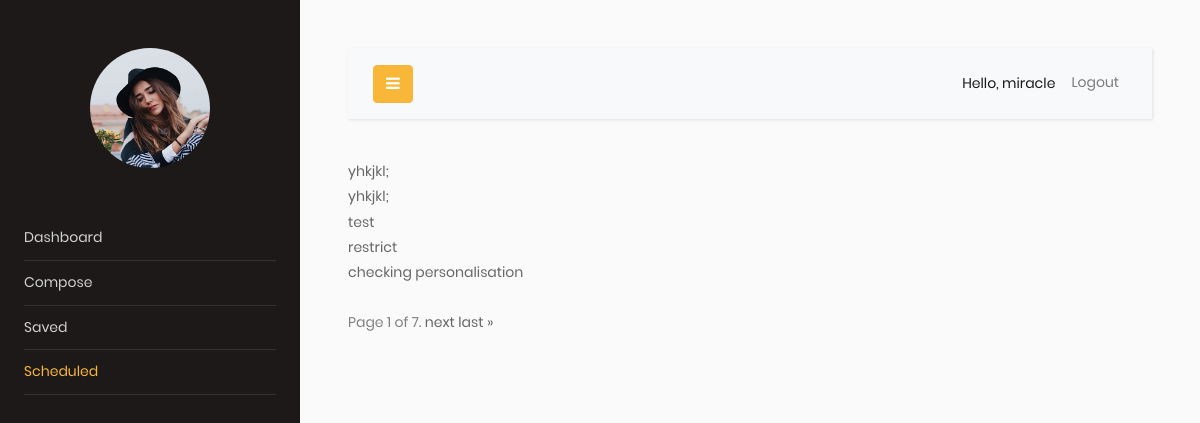
/scheduled/ (signed in), run on the app's committed database.
### emailscheduler/models.py (models this page shows)
class Compose(models.Model):
    user = models.ForeignKey(User, on_delete=models.CASCADE, related_name="emaillist", null=True)
    To = models.EmailField()
    cc = models.EmailField(blank=True, null=True)
    bcc = models.EmailField(blank=True, null=True)
    subject = models.CharField(max_length=200, blank=True, null=True)
    body = RichTextField(blank=True, null=True)
    date_time = models.DateTimeField(blank=True, null=True)
    draft = models.BooleanField(default=True)
    def __str__(self):
        return self.subject

### emailscheduler/views.py (the view)
# urls.py: path("scheduled/", views.scheduled, name="scheduled"),
def scheduled(request):
    emaillist= Compose.objects.filter(draft=False, user=request.user).order_by('-date_time')
    paginator=Paginator(emaillist,5)
    page_number = request.GET.get('page')
    page_obj = paginator.get_page(page_number)
    print(emaillist)
    return render(request, 'scheduled.html',{"emaillist":emaillist,'page_obj': page_obj})

### templates/scheduled.html (shortened to what this page needs)
<!DOCTYPE html>
<html lang="en">
<head>
    {% extends 'base.html' %}
{% block content %}
{% for email in page_obj %}
    <li>
<a href="{% url 'showscheduled' email.id %}">
    {{ email }}</a><br/>
    </li>
{% endfor %}<br/>
    <div class="pagination">
    <span class="step-links">
        <span class="current">
            Page {{ page_obj.number }} of {{ page_obj.paginator.num_pages }}.
        </span>
        {% if page_obj.has_next %}
            <a href="?page={{ page_obj.next_page_number }}">next</a>
            <a href="?page={{ page_obj.paginator.num_pages }}">last &raquo;</a>
    {% endif %}
    </span>
</div>
{% endblock content %}

### templates/base.html (shortened to what this page needs)
<!DOCTYPE html>
<html lang="en">
<head>
      {% load static %}
      {% load bootstrap5 %}
		<link rel="stylesheet" href="https://stackpath.bootstrapcdn.com/font-awesome/4.7.0/css/font-awesome.min.css">
		<link rel="stylesheet" href="{%  static 'css/style.css' %}">
        <link rel="stylesheet" href="{% static 'css/main.css' %}">
</head>
<body>
		<div class="wrapper d-flex align-items-stretch">
			<nav id="sidebar">
				<div class="p-4 pt-5">
                    <a href="#" class="img logo rounded-circle mb-5" style="background-image: url({% static 'images/logo.jpg' %})"></a>
	        <ul class="list-unstyled components mb-5" id="menulist">
	          <li class="drop active" id="/">
                  <a href="{% url "home" %}">Dashboard</a>
	          </li>
	          <li class="drop" id="/compose/">
	              <a href="{% url "compose" %}">Compose</a>
	          </li>
	          <li class="drop" id="/saved/">
              <a href="{% url "saved" %}">Saved</a>
	          </li>
	          <li class="drop" id="/scheduled/">
              <a href="{% url 'scheduled' %}">Scheduled</a>
	          </li>
	        </ul>
                </div>
            </nav>
        <div id="content" class="p-4 p-md-5">
        <nav class="navbar navbar-expand-lg navbar-light bg-light">
          <div class="container-fluid">
            <button type="button" id="sidebarCollapse" class="btn btn-primary">
              <i class="fa fa-bars"></i>
            </button>
            <div class="collapse navbar-collapse" id="navbarSupportedContent">
              <ul class="nav navbar-nav ml-auto">
                <li class="nav-item active">
                    <span class="nav-link">Hello, {{ request.user }}</span>
                </li>
                <li class="nav-item">
                    <a class="nav-link" href="{% url 'signout' %}"> Logout</a>
                </li>
              </ul>
            </div>
          </div>
        </nav>
            {% block content %}{% endblock %}
            </div>
        </div>
  </body>
</html>

### static/css/main.css (style rules this page uses)
* { margin: 0px; padding: 0px; box-sizing: border-box; }
body, html { height: 100%; font-family: Poppins-Regular, sans-serif; }
a { font-family: Poppins-Regular; font-size: 14px; line-height: 1.7; color: #666666; margin: 0px; transition: all 0.4s; -webkit-transition: all 0.4s; -o-transition: all 0.4s; -moz-transition: all 0.4s; }
ul, li { margin: 0px; list-style-type: none; }
button { outline: none !important; border: none; background: transparent; }

### data on the page
Compose: subject "yhkjkl;"
Compose: subject "yhkjkl;"
Compose: subject "test"
Compose: subject "restrict"
Compose: subject "checking personalisation"

### other printed values
{{ request.user }} "miracle"
{{ page_obj.number }} "1"
{{ page_obj.paginator.num_pages }} "7"
